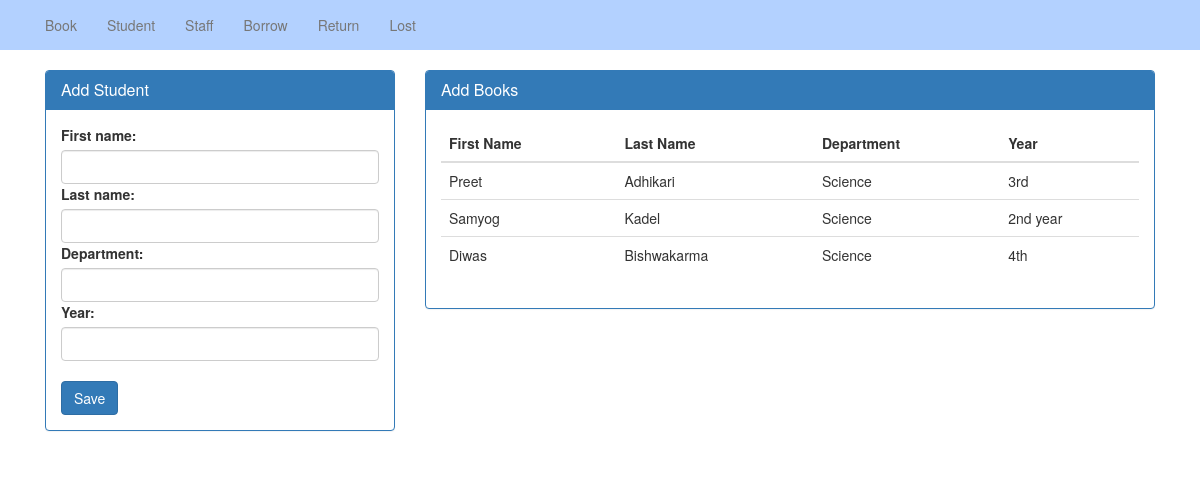
The page /student/ on the database its author committed.
### student/models.py (models this page shows, shortened)
class Student(models.Model):
    first_name = models.CharField(max_length=20,default=1)
    last_name = models.CharField(max_length=20,default=2)
    department = models.CharField(max_length=20)
    year = models.CharField(max_length=20)

### library/views.py (the view, shortened to what this page needs)
# urls.py: path('student/', views.student, name='student'),
def student(request):
    if request.method=='GET':
        students = Student.objects.all()
        context={
            'form': StudentForm,'std': students
        }
        return render(request,'student.html',context)

### templates/student.html (shortened to what this page needs)
{% extends 'master/base.html' %}
{% block 'content' %}
    <div class="container">
        <div class="col-md-4">
            <div class="panel panel-primary">
              <div class="panel-heading">
                <h3 class="panel-title">Add Student</h3>
              </div>
              <div class="panel-body">
                      <form method="POST" action="{% url 'student' %}">
                        {{form}}
                          <br/>
                          <button type="submit" class="btn btn-primary">Save</button>
                      </form>
              </div>
            </div>
        </div>
        <div class="col-md-8">
            <div class="panel panel-primary">
              <div class="panel-heading">
                <h3 class="panel-title">Add Books</h3>
              </div>
              <div class="panel-body">
                <table class="table table-hover">
                    <thead>
                        <tr>
                            <th>First Name</th>
                            <th>Last Name</th>
                            <th>Department</th>
                            <th>Year</th>
                        </tr>
                    </thead>
                    <tbody>
                        {% for s in std %}
                        <tr>
                            <td>{{s.first_name}}</td>
                            <td>{{s.last_name}}</td>
                            <td>{{s.department}}</td>
                            <td>{{s.year}}</td>
                        </tr>
                        {% endfor %}
                    </tbody>
                </table>
              </div>
            </div>
        </div>
    </div>
{% endblock %}

### rows shown on the page
Student: first_name "Preet", last_name "Adhikari", department "Science", year "3rd"
Student: first_name "Samyog", last_name "Kadel", department "Science", year "2nd year"
Student: first_name "Diwas", last_name "Bishwakarma", department "Science", year "4th"
